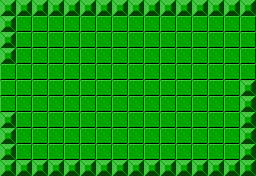

The image is a tile-based game level rendered from a .tmx file. Its description and complete source (layers, tilesets, objects, tile grids) follow:
An orthogonal 16x11 tile map with 16x16 px tiles, 1 tile layer (Слой тайлов 1) and 6 objects.

<map version="1.2" tiledversion="1.2.4" orientation="orthogonal" renderorder="right-down" width="16" height="11" tilewidth="16" tileheight="16" infinite="0" nextlayerid="4" nextobjectid="7">
 <tileset firstgid="1" source="DungeonTileset.tsx" />
 <layer id="1" name="Слой тайлов 1" width="16" height="11">
  <data encoding="csv">
2,2,2,2,2,2,2,2,2,2,2,2,2,2,2,2,
2,1,1,1,1,1,1,1,1,1,1,1,1,1,1,1,
2,1,1,1,1,1,1,1,1,1,1,1,1,1,1,1,
2,1,1,1,1,1,1,1,1,1,1,1,1,1,1,1,
1,1,1,1,1,1,1,1,1,1,1,1,1,1,1,1,
1,1,1,1,1,1,1,1,1,1,1,1,1,1,1,2,
1,1,1,1,1,1,1,1,1,1,1,1,1,1,1,2,
2,1,1,1,1,1,1,1,1,1,1,1,1,1,1,2,
2,1,1,1,1,1,1,1,1,1,1,1,1,1,1,2,
2,1,1,1,1,1,1,1,1,1,1,1,1,1,1,2,
2,2,2,2,2,2,2,2,2,2,2,2,2,2,2,2
</data>
 </layer>
 <objectgroup id="2" name="doors">
  <object id="1" x="0" y="64" width="7" height="48" />
 </objectgroup>
 <objectgroup id="3" name="NotWalkable">
  <object id="2" x="0" y="0" width="255" height="14" />
  <object id="3" x="0" y="14" width="15" height="49" />
  <object id="4" x="239" y="80" width="16" height="96" />
  <object id="5" x="0" y="110" width="14" height="66" />
  <object id="6" x="14" y="160" width="228" height="17" />
 </objectgroup>
</map>
